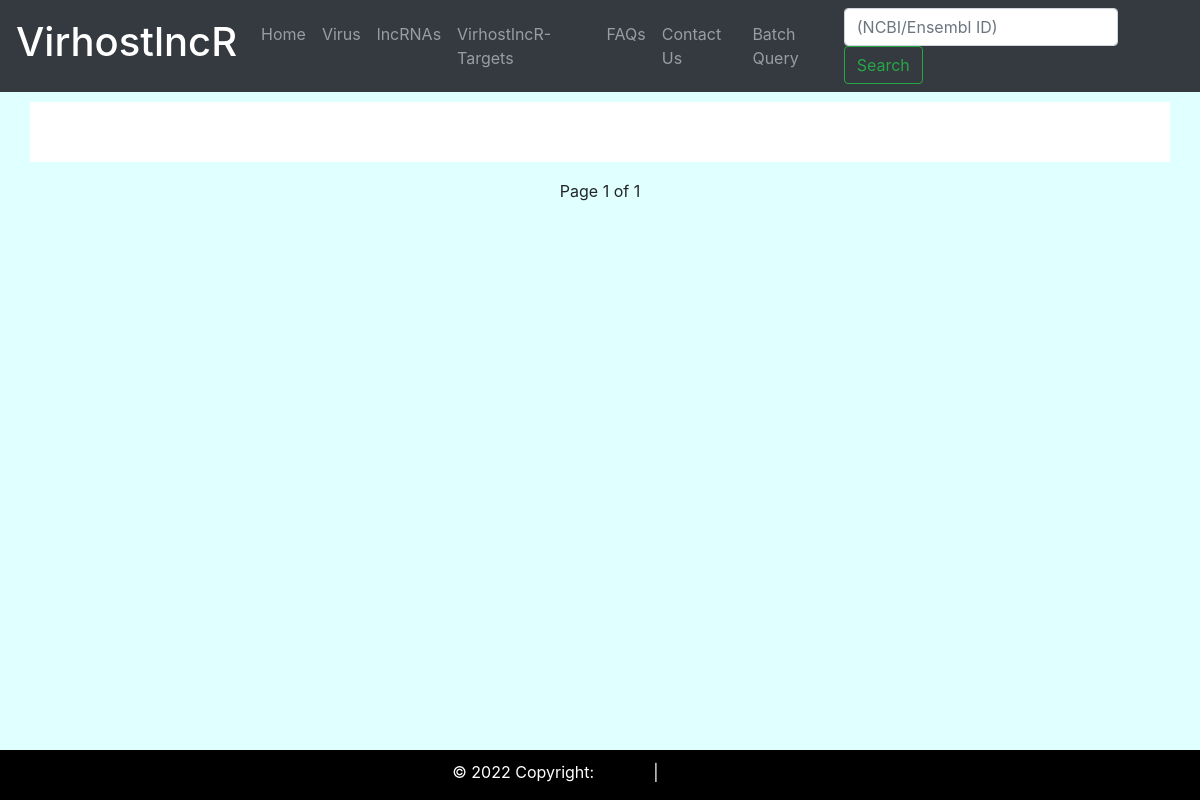
/VirhostlncR/lncrna_list/?page=158, run on an earlier commit of the app's database.
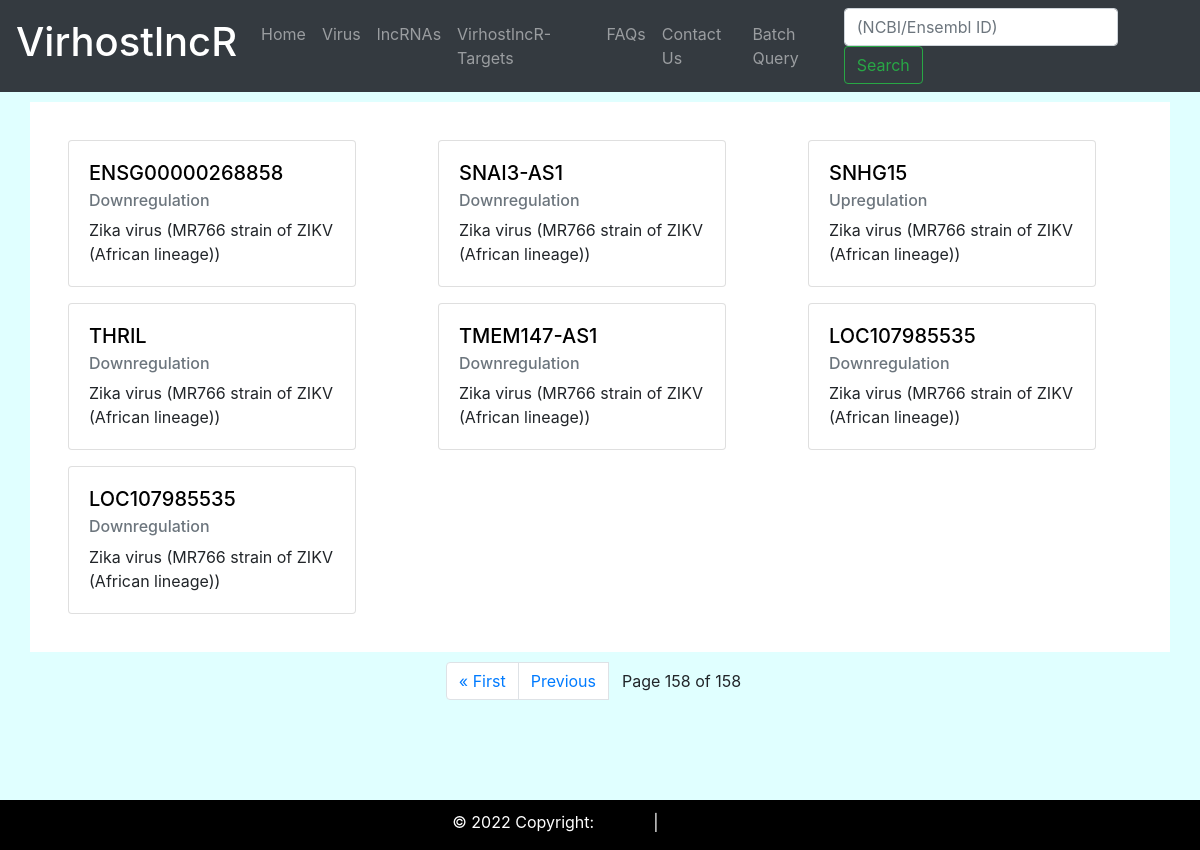
And on a later commit of the database.
### lncrna/models.py (models this page shows, shortened)
class Lncrna(models.Model):
    stimuli = models.CharField(max_length = 255)
    dosage = models.CharField(max_length = 255)
    time_point = models.CharField(max_length = 50 )
    experiment_type = models.CharField( max_length = 200)
    cell_line = models.CharField(max_length = 255)
    lncrna_name = models.CharField(max_length = 255)
    ncbi_gene = models.CharField(max_length = 255 , null = True, blank = True )
    ensembl_id = models.CharField(max_length = 255, null = True, blank = True )
    foldchange = models.CharField( max_length = 255, null = True, blank = True )
    expression = models.CharField(max_length = 50)
    pubmed_id = models.CharField(max_length = 50, null = True , blank = True)
    reference = models.CharField(max_length = 255, null = True, blank = True)

### lncrna/views.py (the view)
# urls.py: path('lncrna_list/', views.lncrna_list, name = 'lncrna_list'),
def lncrna_list(request):
    p = Paginator(Lncrna.objects.all().order_by('stimuli'), 21)
    page =  request.GET.get('page')
    lncrna_p = p.get_page(page)
    context = {'lncrna_p':lncrna_p}
    return render(request,'lncrna/lncrna_list.html', context)

### virhost_lncr/templatetags/custom_tags.py (called while the page is built)
def modify_name(value):
    if '_' in value:
       value = value.replace('_','/')
    return value

### templates/lncrna/lncrna_list.html (shortened to what this page needs)
{% extends 'lncrna/base.html' %}
{% load custom_tags %}
{% block content %}
<div class="container" style=" background-color: white; margin-top: 10px; padding: 30px;">
<div class="row">
{% for lncrna in lncrna_p %}
    <div class="col  col-xs-6 mx-2 my-2" >
        <div class="card" style="width: 18rem;">
          <div class="card-body">
            {% if lncrna.ncbi_gene %}
            <a  href="{% url 'lncrna:lncraname' lncrna.ncbi_gene %}">
            <h5 class="card-title ">{{ lncrna.ncbi_gene }}</h5> </a>
            {% else %}
            <a  href="{% url 'lncrna:lncraname' lncrna.ensembl_id %}">
            <h5 class="card-title">{{ lncrna.ensembl_id }}</h5> </a>
            {% endif %}
            <h6 class="card-subtitle mb-2 text-muted">{{ lncrna.expression }}</h6>
            <p class="card-text"> {{ lncrna.stimuli|modify_name }}</p>
          </div>
        </div>
    </div>
{% endfor %}
</div>
</div>
<div class="conatiner">
<div class="row">
    <div class="col" style=" margin-top: 10px" >
    <div class="d-flex justify-content-center">
<nav aria-label="Page navigation example">
<ul class="pagination">
<li class="page-item">
    {% if lncrna_p.has_previous %}
<a href="?page=1" class="page-link" >&laquo First</a> </li>
<li class="page-item">
    <a class="page-link" href="?page={{ lncrna_p.previous_page_number }}">Previous</a>
{% endif %}
</li>
<li class="page-item btn">
Page {{ lncrna_p.number }} of {{ lncrna_p.paginator.num_pages }}
</li>
</ul>
</nav>
</div>
</div>
</div>
</div>
{% endblock %}

### templates/lncrna/base.html (shortened to what this page needs)
<!DOCTYPE html>
<html>
<head>
    <link rel="stylesheet" href="https://cdn.jsdelivr.net/npm/bootstrap@4.3.1/dist/css/bootstrap.min.css">
</head>
<body >
<nav class="navbar navbar-expand-lg navbar-dark bg-dark">
  <a class="navbar-brand" href="{% url 'lncrna:home' %}"> <h1>VirhostlncR </h1></a>
  <div class="collapse navbar-collapse" id="navbarSupportedContent">
    <ul class="navbar-nav mr-auto">
      <li class="nav-item">
        <a class="nav-link" href="{% url 'lncrna:home' %}">Home </a>
      </li>
        <li class="nav-item">
        <a class="nav-link " href="{% url 'lncrna:virus_list' %}" >Virus</a>
      </li>
        <li class="nav-item">
        <a class="nav-link " href="{% url 'lncrna:lncrna_list' %}" >lncRNAs</a>
      </li>
      <li class="nav-item">
        <a class="nav-link " href="{% url 'lncrna:target_list' %}" >VirhostlncR-Targets</a>
      </li>
      <li class="nav-item">
        <a class="nav-link " href="{% url 'lncrna:faqs' %}" >FAQs</a>
      </li>
          <li class="nav-item">
        <a class="nav-link " href="{% url 'contact' %}" >Contact Us</a>
      </li>
           <li class="nav-item">
        <a class="nav-link " href="{% url 'lncrna:bquery' %}" >Batch Query</a>
      </li>
    </ul>
    <form class="form-inline my-2 my-lg-0" method="GET" action="{% url 'lncrna:search' %}">
      <input class="form-control mr-sm-2" type="search" placeholder="(NCBI/Ensembl ID)" aria-label="Search" name = q >
      <button class="btn btn-outline-success my-2 my-sm-0" type="submit">Search</button>
    </form>
  </div>
</nav>
{% block content %}
{% endblock %}
<div class="footer">
  <p>© 2022 Copyright: <a href="{% url 'ciods:ciods' %}">CIODS </a>| <a target="_blank" href="https://www.yenepoya.edu.in/">YENEPOYA </a></p>
</div>
</body>
</html>

### templates/lncrna/base.html (style rules this page uses)
body { background-color: #E0FFFF; }
.footer { position: fixed; left: 0; bottom: 0; width: 100%; background-color: black; color: white; text-align: center; padding-top:10px; }

### templates/lncrna/lncrna_list.html (style rules this page uses)
a { color: black; text-decoration: none; }

What changed in the data, as far as the page shows it:
added Lncrna: ensembl_id "ENSG00000268858", expression "Downregulation", stimuli|modify_name "Zika virus (MR766 strain of ZIKV (African lineage))"
added Lncrna: ncbi_gene "SNAI3-AS1", expression "Downregulation", stimuli|modify_name "Zika virus (MR766 strain of ZIKV (African lineage))"
added Lncrna: ncbi_gene "SNHG15", expression "Upregulation", stimuli|modify_name "Zika virus (MR766 strain of ZIKV (African lineage))"
added Lncrna: ncbi_gene "THRIL", expression "Downregulation", stimuli|modify_name "Zika virus (MR766 strain of ZIKV (African lineage))"
added Lncrna: ncbi_gene "TMEM147-AS1", expression "Downregulation", stimuli|modify_name "Zika virus (MR766 strain of ZIKV (African lineage))"
added Lncrna: ncbi_gene "LOC107985535", expression "Downregulation", stimuli|modify_name "Zika virus (MR766 strain of ZIKV (African lineage))"
added Lncrna: ncbi_gene "LOC107985535", expression "Downregulation", stimuli|modify_name "Zika virus (MR766 strain of ZIKV (African lineage))"
Also different on the page:
{{ lncrna_p.number }}: "1" → "158"
{{ lncrna_p.paginator.num_pages }}: "1" → "158"
text now shown: "« First Previous"
